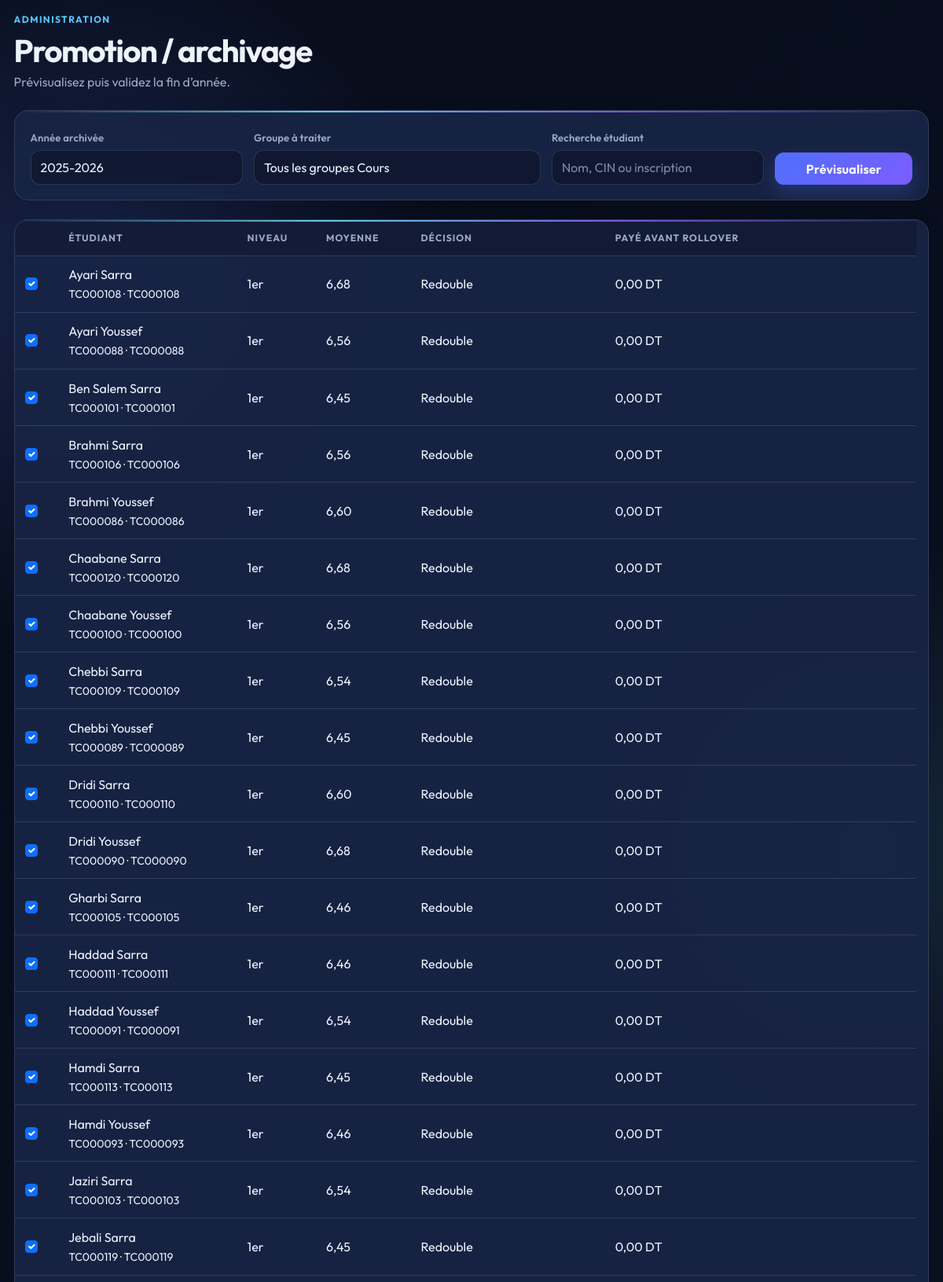
Page /promotion.php?embed=1 (signed in, upper part) on the committed database.
### tables this page shows
CREATE TABLE `etudiant` (
  `id_etudiant` int(10) UNSIGNED NOT NULL,
  `nom` varchar(80) NOT NULL,
  `prenom` varchar(80) NOT NULL,
  `nom_ar` varchar(100) NOT NULL,
  `prenom_ar` varchar(100) NOT NULL,
  `date_naissance` date NOT NULL,
  `lieu_naissance` varchar(120) NOT NULL,
  `lieu_naissance_ar` varchar(160) NOT NULL,
  `sexe` enum('Femme','Homme') NOT NULL,
  `nationalite` varchar(80) NOT NULL,
  `etat_civil` varchar(40) NOT NULL,
  `cin_passeport` varchar(40) NOT NULL,
  `num_tel` varchar(30) NOT NULL,
  `adresse` varchar(255) NOT NULL,
  `email` varchar(150) NOT NULL,
  `num_inscription` varchar(50) NOT NULL,
  `date_inscrit` date NOT NULL,
  `id_spec` int(10) UNSIGNED NOT NULL,
  `niveau` enum('1','2','3') NOT NULL,
  `statut` enum('actif','diplome') NOT NULL DEFAULT 'actif',
  `annee_bac` smallint(5) UNSIGNED NOT NULL,
  `specialite_bac` enum('Science','Math','Lettre','Sport') NOT NULL
);

### config.php (called while the page is built, shortened)
<?php
function e(?string $value): string {
    $value = (string) $value;
    return htmlspecialchars($value, ENT_QUOTES, 'UTF-8');
}
function level_label(string $level): string {
    return ['1' => '1er', '2' => '2ème', '3' => '3ème'][$level] ?? $level;
}
function calculated_note(array $mark): ?float {
    $cc = (float) $mark['note_cours'];
    $exam = (float) $mark['note_td'];
    if ((float) ($mark['volume_tp'] ?? 0) > 0 && $mark['note_tp'] !== null) {
        return round($cc * 0.25 + $exam * 0.5 + (float) $mark['note_tp'] * 0.25, 2);
    }
    return round($cc * 0.3 + $exam * 0.7, 2);
}

### promotion.php (the view, shortened to what this page needs)
<?php
require_once __DIR__ . '/layout.php';
$pdo = db();
$defaultYear = ((int) date('Y') - 1) . '-' . date('Y');
$year = trim((string) ($_GET['year'] ?? ($_POST['year'] ?? $defaultYear)));
$search = trim((string) ($_GET['search'] ?? ($_POST['search'] ?? '')));
$groupId = max(0, (int) ($_GET['group_id'] ?? ($_POST['group_id'] ?? 0)));
$rows = [];
function promotion_rows(PDO $pdo, string $search, int $groupId = 0): array {
    $where = '';
    $params = [];
    $query = $pdo->prepare('SELECT e.*, s.nom_spec, COALESCE(fs.total_paye, 0) AS total_paye
        FROM etudiant e JOIN specialite s ON s.id_spec = e.id_spec
        LEFT JOIN finance_solde fs ON fs.id_etudiant = e.id_etudiant
        ' . ($where ? $where . ' AND ' : ' WHERE ') . 'e.statut = "actif" ORDER BY e.niveau, e.nom, e.prenom');
    $query->execute($params);
    $result = [];
    $marks = $pdo->prepare('SELECT n.id_mat, n.semestre, n.note, n.note_cours, n.note_td, n.note_tp, n.note_rattrapage, m.coeff, m.volume_tp FROM note n JOIN matiere m ON m.id_mat = n.id_mat WHERE n.id_etudiant = ?');
    foreach ($query->fetchAll() as $student) {
        $marks->execute([(int) $student['id_etudiant']]);
        $weighted = $coeff = 0.0;
        foreach ($marks->fetchAll() as $mark) {
            $note = calculated_note($mark);
            $weighted += (float) $note * (float) $mark['coeff'];
            $coeff += (float) $mark['coeff'];
        }
        $average = $coeff > 0 ? round($weighted / $coeff, 2) : null;
        $student['moyenne_generale'] = $average;
        $student['decision'] = $average !== null && $average >= 10 ? 'admis' : 'redouble';
        $result[] = $student;
    }
    return $result;
}
if (!$rows) $rows = promotion_rows($pdo, $search, $groupId);
?>
<div class="d-flex justify-content-between align-items-center mb-4"><div><p class="eyebrow">Administration</p><h1 class="display-6 fw-bold mb-1">Promotion / archivage</h1><p class="text-secondary mb-0">Prévisualisez puis validez la fin d’année.</p></div></div>
<div class="card app-card mb-4"><div class="card-body p-4"><form method="post" class="row g-3"><div class="col-md-3"><label class="form-label">Année archivée</label><input class="form-control" name="year" value="<?= e($year) ?>" pattern="\d{4}-\d{4}" required></div><div class="col-md-4"><label class="form-label">Groupe à traiter</label><select class="form-select" name="group_id"><option value="0">Tous les groupes Cours</option></select></div><div class="col-md-3"><label class="form-label">Recherche étudiant</label><input class="form-control" name="search" value="<?= e($search) ?>" placeholder="Nom, CIN ou inscription"></div><div class="col-md-2 d-flex align-items-end"><button class="btn btn-primary w-100">Prévisualiser</button></div></form></div></div>
<form method="post" onsubmit="return confirmerPromotion(this)"><div class="card app-card"><div class="card-body p-0 table-responsive"><table class="table table-dark table-hover align-middle mb-0"><thead><tr><th></th><th>Étudiant</th><th>Niveau</th><th>Moyenne</th><th>Décision</th><th>Payé avant rollover</th></tr></thead><tbody><?php foreach ($rows as $row): ?><tr><td><input class="form-check-input" type="checkbox" name="student_ids[]" value="<?= (int) $row['id_etudiant'] ?>" checked></td><td><?= e($row['nom'] . ' ' . $row['prenom']) ?><br><small><?= e($row['cin_passeport']) ?> · <?= e($row['num_inscription']) ?></small></td><td><?= e(level_label($row['niveau'])) ?></td><td><?= $row['moyenne_generale'] === null ? '—' : e(number_format((float) $row['moyenne_generale'], 2, ',', ' ')) ?></td><td><?= $row['decision'] === 'admis' ? 'Admis → niveau suivant' : 'Redouble' ?></td><td><?= e(number_format((float) $row['total_paye'], 2, ',', ' ')) ?> DT</td></tr><?php endforeach; ?></tbody></table></div></div></form>

### rows in the picture
etudiant: nom+prenom "Ayari Sarra", cin_passeport "TC000108", num_inscription "TC000108", niveau "1er", moyenne_generale "6,68", shows "Redouble", total_paye "0,00"
etudiant: nom+prenom "Ayari Youssef", cin_passeport "TC000088", num_inscription "TC000088", niveau "1er", moyenne_generale "6,56", shows "Redouble", total_paye "0,00"
etudiant: nom+prenom "Ben Salem Sarra", cin_passeport "TC000101", num_inscription "TC000101", niveau "1er", moyenne_generale "6,45", shows "Redouble", total_paye "0,00"
etudiant: nom+prenom "Brahmi Sarra", cin_passeport "TC000106", num_inscription "TC000106", niveau "1er", moyenne_generale "6,56", shows "Redouble", total_paye "0,00"
etudiant: nom+prenom "Brahmi Youssef", cin_passeport "TC000086", num_inscription "TC000086", niveau "1er", moyenne_generale "6,60", shows "Redouble", total_paye "0,00"
etudiant: nom+prenom "Chaabane Sarra", cin_passeport "TC000120", num_inscription "TC000120", niveau "1er", moyenne_generale "6,68", shows "Redouble", total_paye "0,00"
etudiant: nom+prenom "Chaabane Youssef", cin_passeport "TC000100", num_inscription "TC000100", niveau "1er", moyenne_generale "6,56", shows "Redouble", total_paye "0,00"
etudiant: nom+prenom "Chebbi Sarra", cin_passeport "TC000109", num_inscription "TC000109", niveau "1er", moyenne_generale "6,54", shows "Redouble", total_paye "0,00"
etudiant: nom+prenom "Chebbi Youssef", cin_passeport "TC000089", num_inscription "TC000089", niveau "1er", moyenne_generale "6,45", shows "Redouble", total_paye "0,00"
etudiant: nom+prenom "Dridi Sarra", cin_passeport "TC000110", num_inscription "TC000110", niveau "1er", moyenne_generale "6,60", shows "Redouble", total_paye "0,00"
etudiant: nom+prenom "Dridi Youssef", cin_passeport "TC000090", num_inscription "TC000090", niveau "1er", moyenne_generale "6,68", shows "Redouble", total_paye "0,00"
etudiant: nom+prenom "Gharbi Sarra", cin_passeport "TC000105", num_inscription "TC000105", niveau "1er", moyenne_generale "6,46", shows "Redouble", total_paye "0,00"
etudiant: nom+prenom "Haddad Sarra", cin_passeport "TC000111", num_inscription "TC000111", niveau "1er", moyenne_generale "6,46", shows "Redouble", total_paye "0,00"
etudiant: nom+prenom "Haddad Youssef", cin_passeport "TC000091", num_inscription "TC000091", niveau "1er", moyenne_generale "6,54", shows "Redouble", total_paye "0,00"
etudiant: nom+prenom "Hamdi Sarra", cin_passeport "TC000113", num_inscription "TC000113", niveau "1er", moyenne_generale "6,45", shows "Redouble", total_paye "0,00"
etudiant: nom+prenom "Hamdi Youssef", cin_passeport "TC000093", num_inscription "TC000093", niveau "1er", moyenne_generale "6,46", shows "Redouble", total_paye "0,00"
etudiant: nom+prenom "Jaziri Sarra", cin_passeport "TC000103", num_inscription "TC000103", niveau "1er", moyenne_generale "6,54", shows "Redouble", total_paye "0,00"
etudiant: nom+prenom "Jebali Sarra", cin_passeport "TC000119", num_inscription "TC000119", niveau "1er", moyenne_generale "6,45", shows "Redouble", total_paye "0,00"
